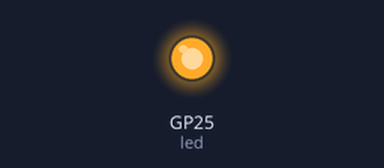
The program below on a simulated Raspberry Pi Pico running CircuitPython. Shown: output pins drawn as LEDs (lit = HIGH). What the program prints to the serial console is not drawn. At 0.3 s the program ends and the board releases its pins; the recording ends there.

Above: at 0.05 s.
Timing chart, 0 to 0.3 s (numbered marks = the images above):
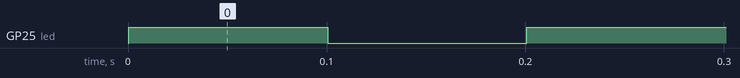

The program:

dev.py
```python
"""
A sample Circuit Python program.
"""

# pylint: disable=import-error
import time

import board  # type: ignore
from digitalio import DigitalInOut, Direction  # type: ignore

led = DigitalInOut(board.LED)
led.direction = Direction.OUTPUT

# relay1 = DigitalInOut(board.GP14)
# relay1.direction = Direction.OUTPUT

# relay2 = DigitalInOut(board.GP15)
# relay2.direction = Direction.OUTPUT


def main() -> None:
    """Application entry."""

    iteration = 0

    for _ in range(3):
        led.value = not led.value
        time.sleep(0.1)
        iteration += 1
        print(f"iteration: {iteration}")


if __name__ == "__main__":
    main()
```

Measured:
- by itself, GP25 (led): LOW → HIGH at 0.00 s, → LOW 0.10 s later, → HIGH 0.10 s later
